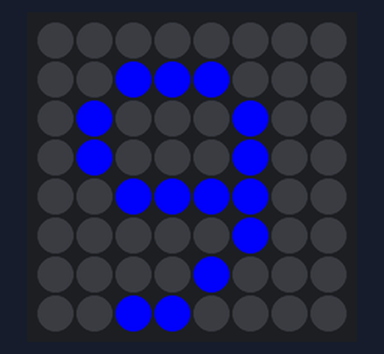
This program was run on a simulated Raspberry Pi (BCM pin numbers) with a Sense HAT. On the bench: the Sense HAT's 8×8 RGB LED matrix. At 10.0 s the program stops and its outputs stay as they are.

Above: at 0.1 s.
At 1.1 s:
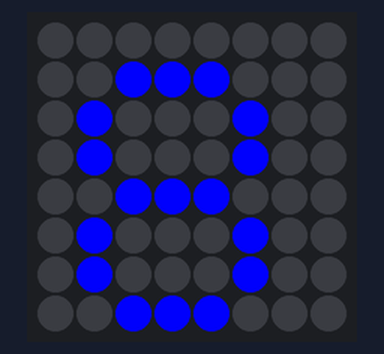
At 2.1 s:
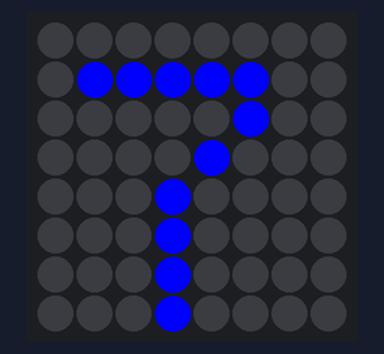
At 4.1 s:
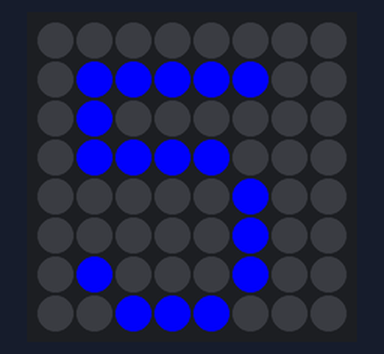
At 8.1 s:
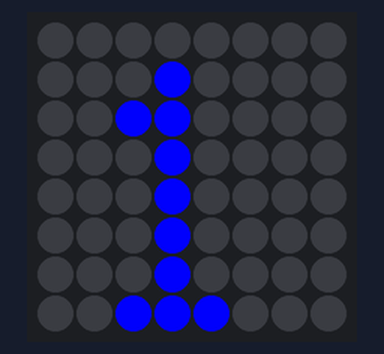
At 9.1 s:
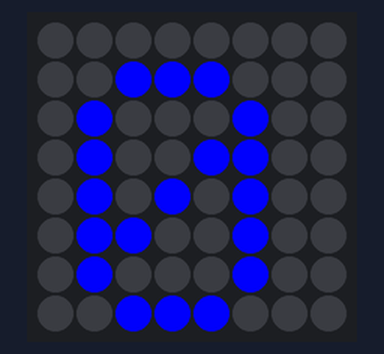

The program:

countdown.py
```python
from sense_hat import SenseHat
from time import sleep
from random import randint

sense = SenseHat()
R = [0,0,255]
for i in range(9,-1,-1):
    sense.show_letter( str(i), R )
    sleep(1)

sense.clear()
```

Measured:
- what the display in image 1 shows lasts 1.0 s, from 1.0 s to 2.0 s
